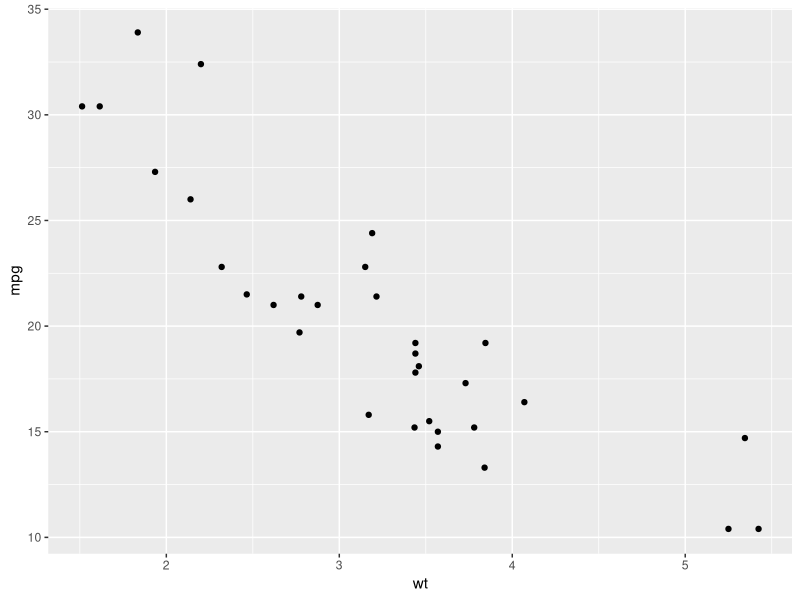
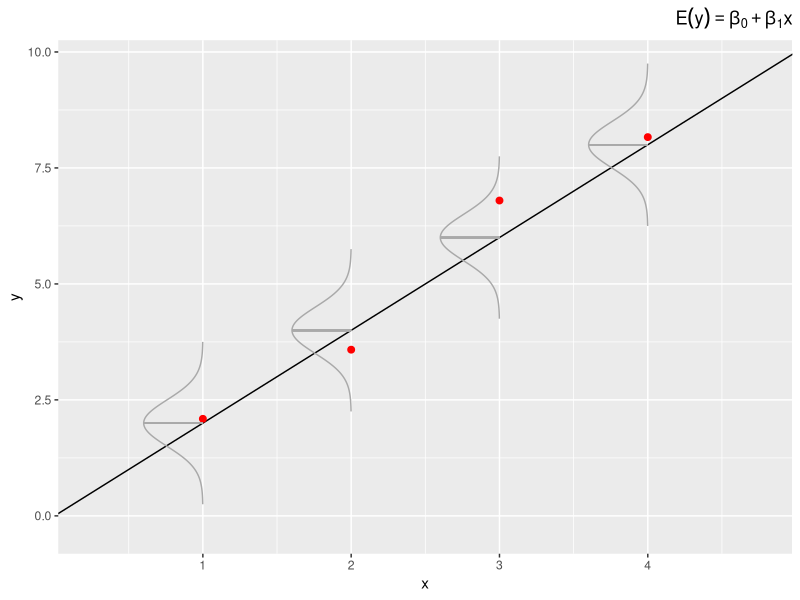

Write R code to recreate these figures, in order.
## ---- chunk 1
#| message: false
#| warning: false

library(tidyverse)

data("mtcars")

mtcars |> 
  ggplot(aes(x = wt, y = mpg)) +
  geom_point()
## ---- chunk 2
#| message: false
#| warning: false

fit <- lm(mpg ~ wt, data = mtcars)
fit
## ---- chunk 3
#| warning: false
#| echo: false
#| label: fig-3_8
#| fig-cap: 'The probability distribution of $\varepsilon$. At every value of $x$, there is a distribution of $y$ values that satisfy the four assumptions listed above. The red points are observed values.'

library(tidyverse)

set.seed(1)

x <- c(0, 1, 2, 3, 4, 5)
y <- c(0, 2, 4, 6, 8, 10)

std <- 0.5

y1 <- 2 * x + rnorm(length(x), mean = 0, sd = std)

dat <- tibble(x, y1)

errors <- list(
  seq(y[2] - 3.5 * std, y[2] + 3.5 * std, len = 500),
  seq(y[3] - 3.5 * std, y[3] + 3.5 * std, len = 500),
  seq(y[4] - 3.5 * std, y[4] + 3.5 * std, len = 500),
  seq(y[5] - 3.5 * std, y[5] + 3.5 * std, len = 500)
)

d1 <- tibble(
  x = x[2] - 0.5 * dnorm(sort(errors[[1]]), mean = y[2], sd = std),
  y = sort(errors[[1]])
)
d2 <- tibble(
  x = x[3] - 0.5 * dnorm(sort(errors[[2]]), mean = y[3], sd = std),
  y = sort(errors[[2]])
)
d3 <- tibble(
  x = x[4] - 0.5 * dnorm(sort(errors[[3]]), mean = y[4], sd = std),
  y = sort(errors[[3]])
)
d4 <- tibble(
  x = x[5] - 0.5 * dnorm(sort(errors[[4]]), mean = y[5], sd = std),
  y = sort(errors[[4]])
)

base_plot <- ggplot(data.frame(x, y), aes(x = x, y = y)) +
  geom_abline(slope = 2, intercept = 0) +
  xlim(0.25, 4.75) +
  labs(x = "x", y = "y", title = expression(E(y) == beta[0] + beta[1] * x)) +
  theme(
    plot.title = element_text(hjust = 1)
  )

base_plot +
  geom_point(data = dat, aes(x = x, y = y1), inherit.aes = FALSE, color = "red", size = 2) +
  geom_path(data = d1, aes(x = x, y = y), inherit.aes = FALSE, color = "darkgray") +
  geom_segment(data = d1, aes(x = min(x), xend = max(x), y = mean(y), yend = mean(y)), inherit.aes = FALSE, color = "darkgray") +
  geom_path(data = d2, aes(x = x, y = y), inherit.aes = FALSE, color = "darkgray") +
  geom_segment(data = d2, aes(x = min(x), xend = max(x), y = mean(y), yend = mean(y)), inherit.aes = FALSE, color = "darkgray") +
  geom_path(data = d3, aes(x = x, y = y), inherit.aes = FALSE, color = "darkgray") +
  geom_segment(data = d3, aes(x = min(x), xend = max(x), y = mean(y), yend = mean(y)), inherit.aes = FALSE, color = "darkgray") +
  geom_path(data = d4, aes(x = x, y = y), inherit.aes = FALSE, color = "darkgray") +
  geom_segment(data = d4, aes(x = min(x), xend = max(x), y = mean(y), yend = mean(y)), inherit.aes = FALSE, color = "darkgray")
## ---- chunk 4
fit <- lm(mpg ~ wt, data = mtcars)

fit |> summary()
## ---- chunk 5
anova(fit)
